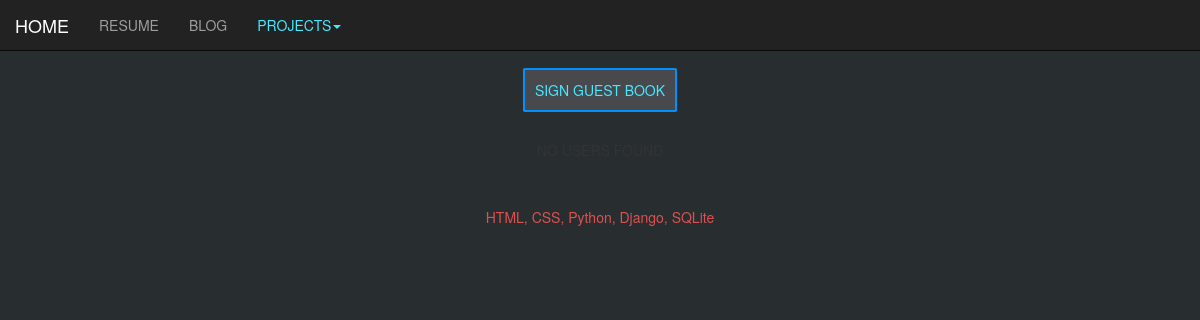
/first/book/, run on an earlier commit of the app's database.
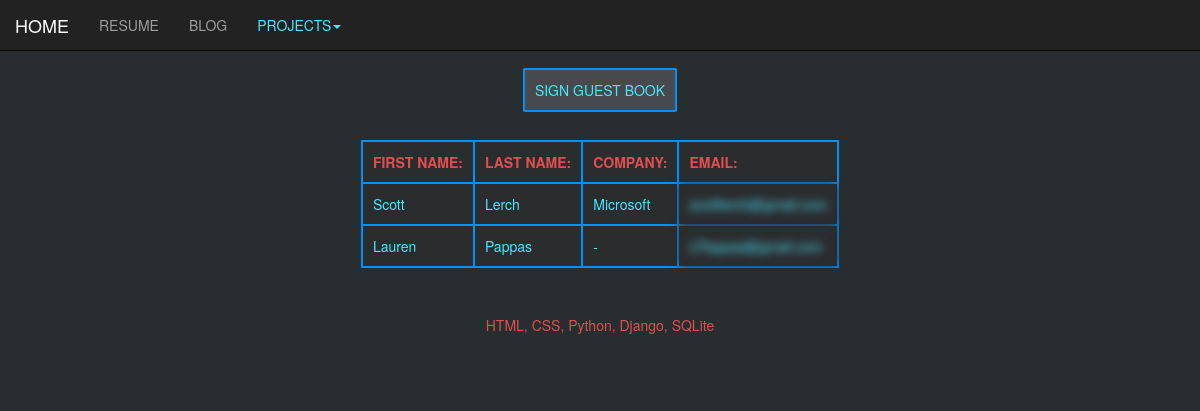
And on a later commit of the database.
### first/models.py (models this page shows, shortened)
class SignForm(models.Model):
    first = models.CharField(max_length=264)
    last = models.CharField(max_length=264)
    email = models.EmailField(max_length=264, unique=True)
    company = models.CharField(max_length=264)

### first/views.py (the view)
# urls.py: path('book/', views.user, name='book'),
def user(request):
    user_list = SignForm.objects.order_by('last')
    return render(request, 'book.html', {'user': user_list})

### templates/book.html (shortened to what this page needs)
<!DOCTYPE html>
{% extends 'base.html' %}
{% load staticfiles %}
        {% block body_block%}
        <link rel="stylesheet" href="{% static "css/book.css" %}">
        <div align='center'>
            <a id='sign' align='center' href="{% url 'first:guest' %}">SIGN GUEST BOOK</a>
            {% if user %}
                <table id='users'>
                    <thead id='head'>
                            <th> FIRST NAME: </th>
                            <th> LAST NAME: </th>
                            <th> COMPANY: </th>
                            <th> EMAIL: </th>
                    </thead>
                    {% for person in user %}
                    <tr id='tr'>
                        <td id='first'> {{ person.first }} </td>
                        <td id='last'> {{ person.last }} </td>
                        <td id='comp'> {{ person.company }} </td>
                        <td id='email'> {{ person.email }} </td>
                    </tr>
                    {% endfor %}
                </table>
            {% else %}
                <p> NO USERS FOUND </p>
            {% endif %}
            <h5 id='language' align='center'>HTML, CSS, Python, Django, SQLite</h5>
        </div>
        {% endblock %}

What changed in the data, as far as the page shows it:
added SignForm: first "Scott", last "Lerch", company "Microsoft", email "scottlerch@gmail.com"
added SignForm: first "Lauren", last "Pappas", company "-", email "LPappas@gmail.com"
Also different on the page:
text now shown: "FIRST NAME: LAST NAME: COMPANY: EMAIL:"
